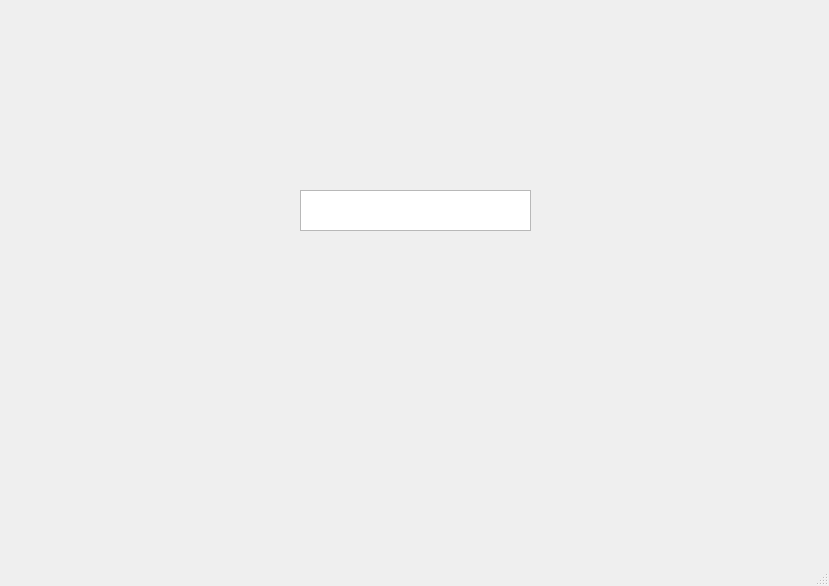
<?xml version="1.0" encoding="UTF-8"?>
<ui version="4.0">
 <class>MainWindow</class>
 <widget class="QMainWindow" name="MainWindow">
  <property name="geometry">
   <rect>
    <x>0</x>
    <y>0</y>
    <width>829</width>
    <height>586</height>
   </rect>
  </property>
  <property name="windowTitle">
   <string>MainWindow</string>
  </property>
  <widget class="QWidget" name="centralwidget">
   <widget class="QTextEdit" name="textEdit">
    <property name="geometry">
     <rect>
      <x>300</x>
      <y>190</y>
      <width>231</width>
      <height>41</height>
     </rect>
    </property>
   </widget>
  </widget>
  <widget class="QStatusBar" name="statusbar"/>
 </widget>
 <resources/>
 <connections/>
</ui>
